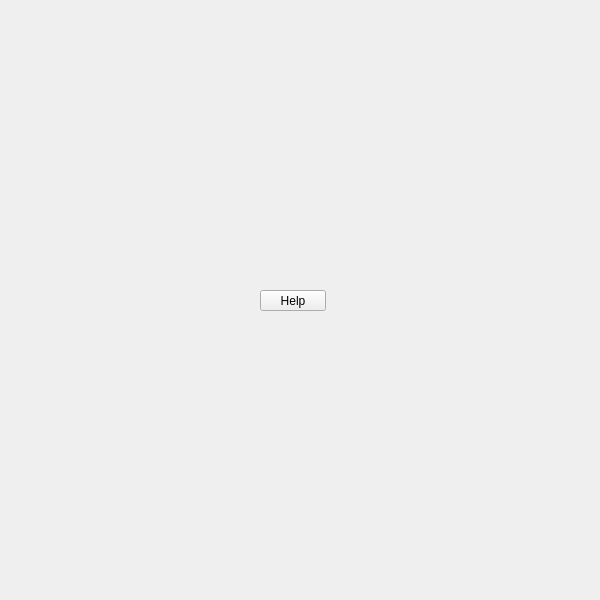
<?xml version="1.0" encoding="UTF-8"?>
<ui version="4.0">
 <class>QtUi</class>
 <widget class="QMainWindow" name="QtUi">
  <property name="enabled">
   <bool>true</bool>
  </property>
  <property name="geometry">
   <rect>
    <x>0</x>
    <y>0</y>
    <width>600</width>
    <height>600</height>
   </rect>
  </property>
  <property name="sizePolicy">
   <sizepolicy hsizetype="Ignored" vsizetype="Ignored">
    <horstretch>0</horstretch>
    <verstretch>0</verstretch>
   </sizepolicy>
  </property>
  <property name="minimumSize">
   <size>
    <width>0</width>
    <height>0</height>
   </size>
  </property>
  <property name="maximumSize">
   <size>
    <width>600</width>
    <height>600</height>
   </size>
  </property>
  <property name="cursor">
   <cursorShape>ArrowCursor</cursorShape>
  </property>
  <property name="toolButtonStyle">
   <enum>Qt::ToolButtonIconOnly</enum>
  </property>
  <property name="tabShape">
   <enum>QTabWidget::Triangular</enum>
  </property>
  <property name="dockNestingEnabled">
   <bool>true</bool>
  </property>
  <property name="dockOptions">
   <set>QMainWindow::AllowNestedDocks|QMainWindow::AllowTabbedDocks|QMainWindow::AnimatedDocks|QMainWindow::ForceTabbedDocks</set>
  </property>
  <widget class="QWidget" name="widget">
   <property name="sizePolicy">
    <sizepolicy hsizetype="Ignored" vsizetype="Ignored">
     <horstretch>0</horstretch>
     <verstretch>0</verstretch>
    </sizepolicy>
   </property>
   <widget class="QPushButton" name="i050">
    <property name="geometry">
     <rect>
      <x>260</x>
      <y>290</y>
      <width>66</width>
      <height>21</height>
     </rect>
    </property>
    <property name="minimumSize">
     <size>
      <width>0</width>
      <height>21</height>
     </size>
    </property>
    <property name="maximumSize">
     <size>
      <width>66</width>
      <height>21</height>
     </size>
    </property>
    <property name="accessibleName">
     <string>help</string>
    </property>
    <property name="text">
     <string>Help</string>
    </property>
   </widget>
  </widget>
 </widget>
 <resources/>
 <connections/>
 <designerdata>
  <property name="gridDeltaX">
   <number>5</number>
  </property>
  <property name="gridDeltaY">
   <number>10</number>
  </property>
  <property name="gridSnapX">
   <bool>true</bool>
  </property>
  <property name="gridSnapY">
   <bool>true</bool>
  </property>
  <property name="gridVisible">
   <bool>true</bool>
  </property>
 </designerdata>
</ui>
